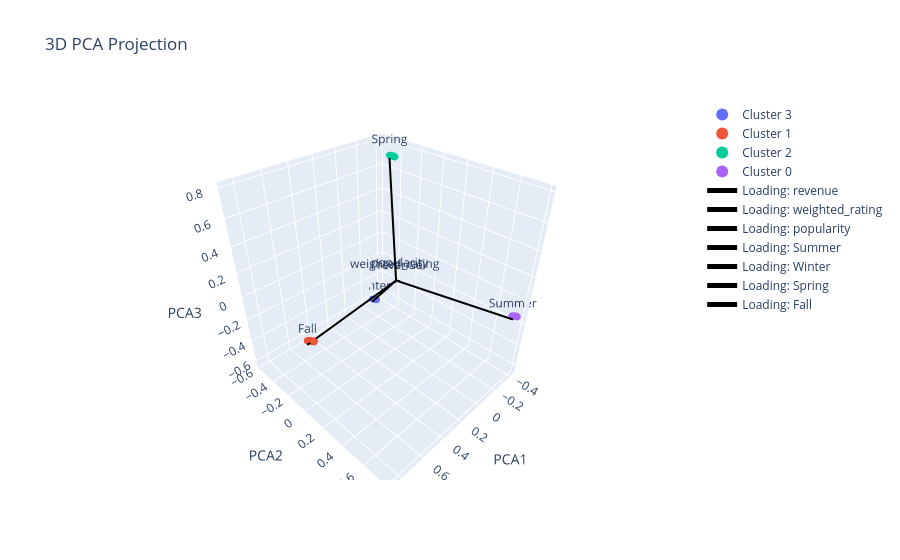

The notebook cell this image was saved under:
### Code cell
plot_pca_3d(scores_pca, labels, pca.components_, feature_names=q2_features, title='3D PCA Projection')

### Figure 1 — Plotly figure (JSON) as saved in the notebook; plotly's stock layout.template omitted (floating-point values rounded to 4 significant figures; data arrays with more than 128 entries replaced by an {"elided": "..."} marker saying what was removed)
{"data": [{"marker": {"size": 3}, "mode": "markers", "name": "Cluster 3", "type": "scatter3d", "x": {"elided": "2215 float values"}, "y": {"elided": "2215 float values"}, "z": {"elided": "2215 float values"}}, {"marker": {"size": 3}, "mode": "markers", "name": "Cluster 1", "type": "scatter3d", "x": {"elided": "2617 float values"}, "y": {"elided": "2617 float values"}, "z": {"elided": "2617 float values"}}, {"marker": {"size": 3}, "mode": "markers", "name": "Cluster 2", "type": "scatter3d", "x": {"elided": "2185 float values"}, "y": {"elided": "2185 float values"}, "z": {"elided": "2185 float values"}}, {"marker": {"size": 3}, "mode": "markers", "name": "Cluster 0", "type": "scatter3d", "x": {"elided": "2280 float values"}, "y": {"elided": "2280 float values"}, "z": {"elided": "2280 float values"}}, {"line": {"color": "black", "width": 4}, "mode": "lines+text", "name": "Loading: revenue", "text": [null, "revenue"], "textposition": "top center", "type": "scatter3d", "x": [0, -0.03118], "y": [0, 0.01235], "z": [0, -0.01445]}, {"line": {"color": "black", "width": 4}, "mode": "lines+text", "name": "Loading: weighted_rating", "text": [null, "weighted_rating"], "textposition": "top center", "type": "scatter3d", "x": [0, 0.01383], "y": [0, -0.001717], "z": [0, -0.01324]}, {"line": {"color": "black", "width": 4}, "mode": "lines+text", "name": "Loading: popularity", "text": [null, "popularity"], "textposition": "top center", "type": "scatter3d", "x": [0, -0.01608], "y": [0, 0.0236], "z": [0, -0.00437]}, {"line": {"color": "black", "width": 4}, "mode": "lines+text", "name": "Loading: Summer", "text": [null, "Summer"], "textposition": "top center", "type": "scatter3d", "x": [0, -0.3586], "y": [0, 0.7777], "z": [0, -0.1243]}, {"line": {"color": "black", "width": 4}, "mode": "lines+text", "name": "Loading: Winter", "text": [null, "Winter"], "textposition": "top center", "type": "scatter3d", "x": [0, -0.2662], "y": [0, -0.5433], "z": [0, -0.6194]}, {"line": {"color": "black", "width": 4}, "mode": "lines+text", "name": "Loading: Spring", "text": [null, "Spring"], "textposition": "top center", "type": "scatter3d", "x": [0, -0.237], "y": [0, -0.3067], "z": [0, 0.7743]}, {"line": {"color": "black", "width": 4}, "mode": "lines+text", "name": "Loading: Fall", "text": [null, "Fall"], "textposition": "top center", "type": "scatter3d", "x": [0, 0.8619], "y": [0, 0.07231], "z": [0, -0.03052]}], "layout": {"legend": {"itemsizing": "constant"}, "scene": {"xaxis": {"title": {"text": "PCA1"}}, "yaxis": {"title": {"text": "PCA2"}}, "zaxis": {"title": {"text": "PCA3"}}}, "title": {"text": "3D PCA Projection"}}}
